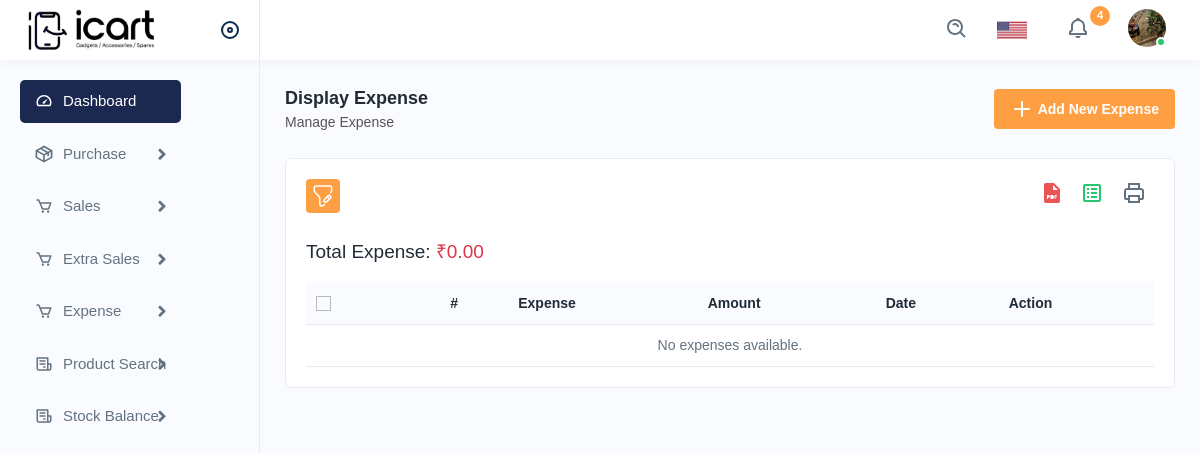
The page /display_expense/ on the database as committed earlier.
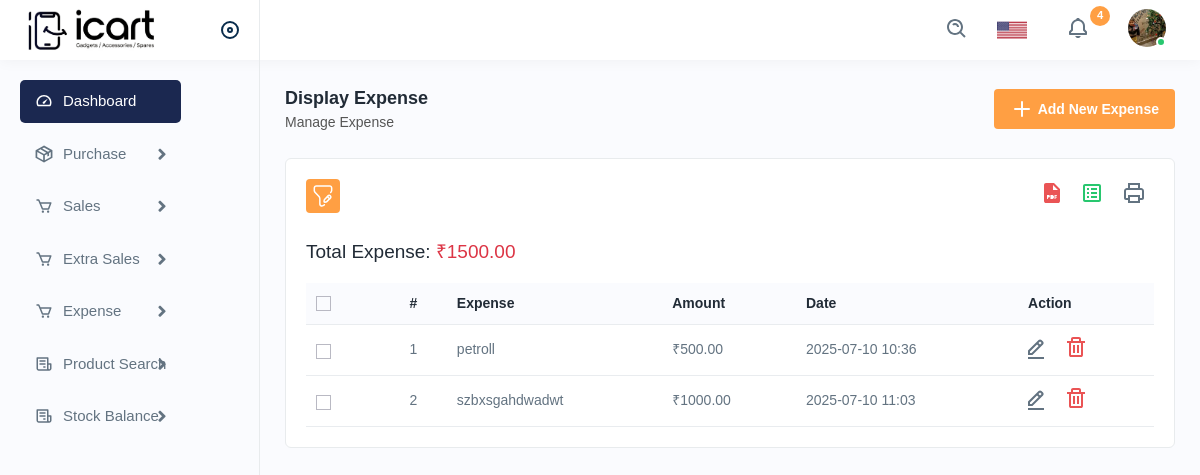
The same page on the database as committed later.
### stock_app/models.py (models this page shows, shortened)
class Expense(models.Model):
    expense = models.CharField(max_length=500)
    expense_rate = models.DecimalField(max_digits=10, decimal_places=2)
    expense_date = models.DateTimeField(auto_now_add=True)

### stock_app/views.py (the view)
# urls.py: path('display_expense/', views.display_expense, name='display_expense'),
def display_expense(request):
    expenses = Expense.objects.all()
    total_expense = expenses.aggregate(total=Sum('expense_rate'))['total'] or 0
    return render(request, 'inventory/display_expense.html', {
        'expenses': expenses,
        'total_expense': total_expense
    })

### templates/inventory/display_expense.html (shortened to what this page needs)
{% extends "inventory/base.html" %}
{% load static %}
{% block content %}
<div class="page-wrapper">
<div class="content">
<div class="page-header">
<div class="page-title">
<h4>Display Expense</h4>
<h6>Manage Expense</h6>
</div>
<div class="page-btn">
<a href="{% url 'add_expense' %}" class="btn btn-added"><img src="{% static 'assets/img/icons/plus.svg' %}" alt="img" class="me-1">Add New Expense</a>
</div>
</div>
<div class="card">
<div class="card-body">
<div class="table-top">
<div class="search-set">
<div class="search-path">
<a class="btn btn-filter" id="filter_search">
<img src="{% static 'assets/img/icons/filter.svg' %}" alt="img">
</a>
</div>
<div class="search-input">
<a class="btn btn-searchset"><img src="{% static 'assets/img/icons/search-white.svg' %}" alt="img"></a>
</div>
</div>
<div class="wordset">
<ul>
<li>
<a data-bs-toggle="tooltip" data-bs-placement="top" title="pdf"><img src="{% static 'assets/img/icons/pdf.svg' %}" alt="img"></a>
</li>
<li>
<a data-bs-toggle="tooltip" data-bs-placement="top" title="excel"><img src="{% static 'assets/img/icons/excel.svg' %}" alt="img"></a>
</li>
<li>
<a data-bs-toggle="tooltip" data-bs-placement="top" title="print"><img src="{% static 'assets/img/icons/printer.svg' %}" alt="img"></a>
</li>
</ul>
</div>
</div>
<div class="table-responsive">
  <div class="mb-3">
    <h5>Total Expense: <span class="text-danger">₹{{ total_expense|floatformat:2 }}</span></h5>
  </div>
  <table class="table datanew">
    <thead>
      <tr>
        <th>
          <label class="checkboxs">
            <span class="checkmarks"></span>
          </label>
        </th>
        <th>#</th>
        <th>Expense</th>
        <th>Amount</th>
        <th>Date</th>
        <th>Action</th>
      </tr>
    </thead>
    <tbody>
      {% for exp in expenses %}
      <tr>
        <td>
          <label class="checkboxs">
            <span class="checkmarks"></span>
          </label>
        </td>
        <td>{{ forloop.counter }}</td>
        <td>{{ exp.expense }}</td>
        <td>₹{{ exp.expense_rate|floatformat:2 }}</td>
        <td>{{ exp.expense_date|date:"Y-m-d H:i" }}</td>
        <td>
          <a class="me-3" href="{% url 'edit_expense' exp.id %}">
            <img src="{% static 'assets/img/icons/edit.svg' %}" alt="edit">
          </a>
          <a class="confirm-text" href="{% url 'delete_expense' exp.id %}" onclick="return confirm('Are you sure you want to delete this expense?')">
            <img src="{% static 'assets/img/icons/delete.svg' %}" alt="delete">
          </a>
        </td>
      </tr>
      {% empty %}
      <tr>
        <td colspan="6" class="text-center">No expenses available.</td>
      </tr>
      {% endfor %}
    </tbody>
  </table>
</div>
</div>
</div>
</div>
{% endblock %}

Rows that differ between the two databases and show on the page:
added Expense: expense "petroll", expense_rate "500.00", expense_date "2025-07-10 10:36"
added Expense: expense "szbxsgahdwadwt", expense_rate "1000.00", expense_date "2025-07-10 11:03"
Other text that changed with them:
{{ total_expense|floatformat:2 }}: "0.00" → "1500.00"
text no longer shown: "No expenses available."
